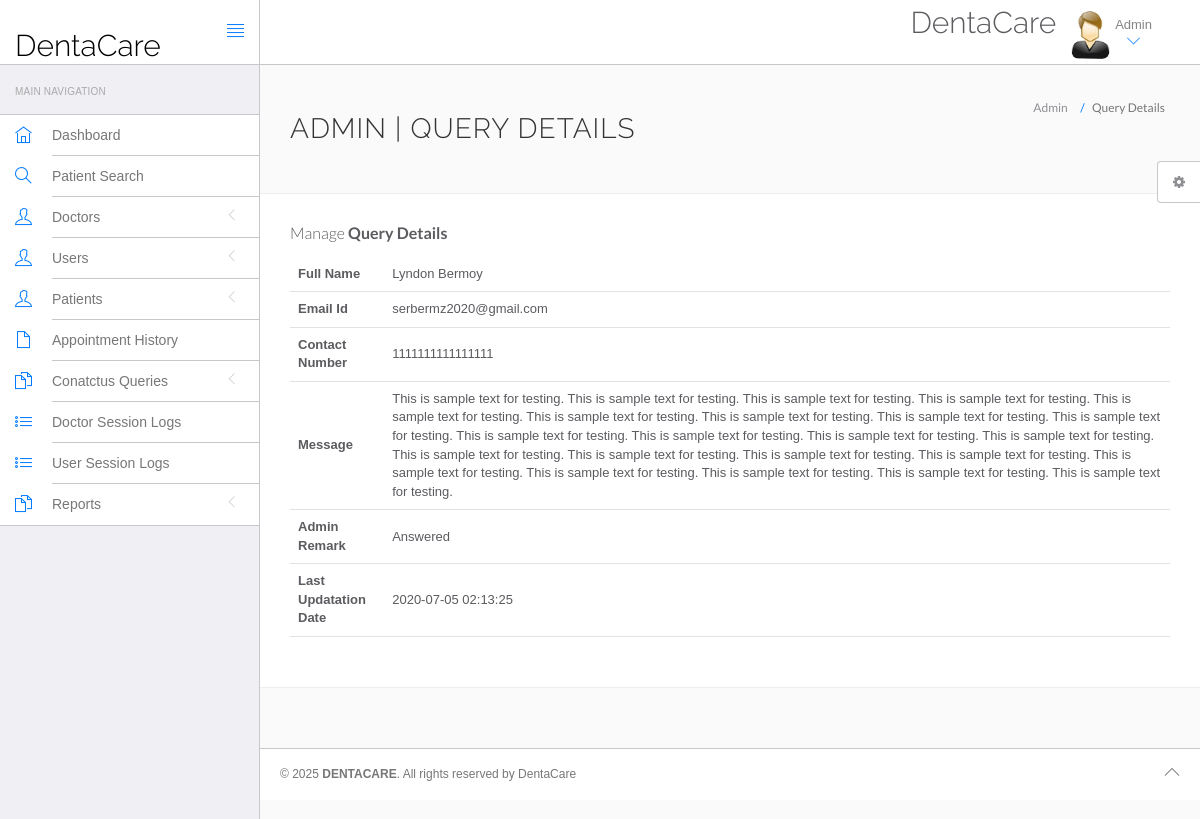
The app's page /hms/admin/query-details.php?id=2 (signed in), older data.
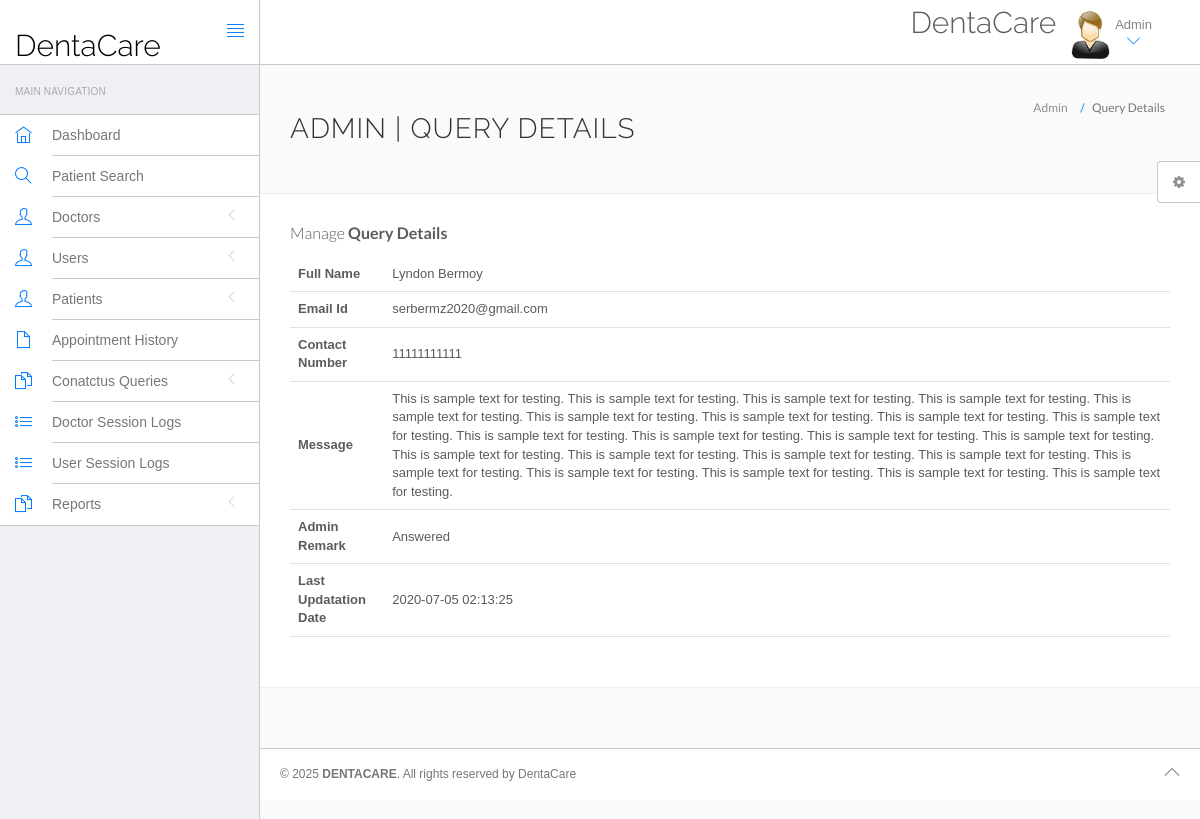
The same page, newer data.
### tables this page shows
CREATE TABLE `tblcontactus` (
  `id` int(11) NOT NULL,
  `fullname` varchar(255) DEFAULT NULL,
  `email` varchar(255) DEFAULT NULL,
  `contactno` varchar(11) DEFAULT NULL,
  `message` mediumtext DEFAULT NULL,
  `PostingDate` timestamp NULL DEFAULT current_timestamp(),
  `AdminRemark` mediumtext DEFAULT NULL,
  `LastupdationDate` timestamp NULL DEFAULT NULL ON UPDATE current_timestamp(),
  `IsRead` int(11) DEFAULT NULL
);

### hms/admin/query-details.php (the view, shortened to what the changed rows need)
<?php
include('include/config.php');
?>
<!DOCTYPE html>
<html lang="en">
<head>
    <link rel="stylesheet" href="vendor/bootstrap/css/bootstrap.min.css">
    <link rel="stylesheet" href="vendor/fontawesome/css/font-awesome.min.css">
    <link rel="stylesheet" href="vendor/themify-icons/themify-icons.min.css">
    <link href="vendor/animate.css/animate.min.css" rel="stylesheet" media="screen">
    <link href="vendor/perfect-scrollbar/perfect-scrollbar.min.css" rel="stylesheet" media="screen">
    <link href="vendor/switchery/switchery.min.css" rel="stylesheet" media="screen">
    <link href="vendor/bootstrap-touchspin/jquery.bootstrap-touchspin.min.css" rel="stylesheet" media="screen">
    <link href="vendor/select2/select2.min.css" rel="stylesheet" media="screen">
    <link href="vendor/bootstrap-datepicker/bootstrap-datepicker3.standalone.min.css" rel="stylesheet" media="screen">
    <link href="vendor/bootstrap-timepicker/bootstrap-timepicker.min.css" rel="stylesheet" media="screen">
    <link rel="stylesheet" href="assets/css/styles.css">
    <link rel="stylesheet" href="assets/css/plugins.css">
    <link rel="stylesheet" href="assets/css/themes/theme-1.css" id="skin_color" />
    <link rel="stylesheet" href="https://cdn.jsdelivr.net/npm/sweetalert2@11/dist/sweetalert2.min.css">
</head>
<body>
    <div id="app">    <?php include('include/footer.php');?>
    <div class="app-content">
        <?php include('include/header.php');?>
        <div class="main-content" >
            <div class="wrap-content container" id="container">
                <section id="page-title">
                    <div class="row">
                        <div class="col-sm-8">
                            <h1 class="mainTitle">Admin | Query Details</h1>
                        </div>
                    </div>
                </section>
                <div class="container-fluid container-fullw bg-white">
                    <div class="row">
                        <div class="col-md-12">
                            <table class="table table-hover" id="sample-table-1">
                                <tbody>
                                    <?php
                                    $qid = intval($_GET['id']);
                                    $sql = mysqli_query($con, "select * from tblcontactus where id='$qid'");
                                    while($row = mysqli_fetch_array($sql))
                                    {
                                    ?>
                                    <tr>
                                        <th>Full Name</th>
                                        <td><?php echo $row['fullname'];?></td>
                                    </tr>
                                    <tr>
                                        <th>Email Id</th>
                                        <td><?php echo $row['email'];?></td>
                                    </tr>
                                    <tr>
                                        <th>Contact Number</th>
                                        <td><?php echo $row['contactno'];?></td>
                                    </tr>
                                    <tr>
                                        <th>Message</th>
                                        <td><?php echo $row['message'];?></td>
                                    </tr>
                                    <?php if($row['AdminRemark'] == ""){?>
                                    <form name="query" method="post">
                                        <tr>
                                            <th>Admin Remark</th>
                                            <td><textarea name="adminremark" class="form-control" required="true"></textarea></td>
                                        </tr>
                                        <tr>
                                            <td>&nbsp;</td>
                                            <td>
                                                <button type="submit" class="btn btn-primary pull-left" name="update">
                                                    Update <i class="fa fa-arrow-circle-right"></i>
                                                </button>
                                            </td>
                                        </tr>
                                    </form>
                                    <?php } else {?>
                                    <tr>
                                        <th>Admin Remark</th>
                                        <td><?php echo $row['AdminRemark'];?></td>
                                    </tr>
                                    <tr>
                                        <th>Last Updatation Date</th>
                                        <td><?php echo $row['LastupdationDate'];?></td>
                                    </tr>
                                    <?php }} ?>
                                </tbody>
                            </table>
                        </div>
                    </div>
                </div>
            </div>
        </div>
    </div>
    </div>
</body>
</html>

Row changes from the older to the newer data that the page shows:
changed tblcontactus "Lyndon Bermoy": contactno "1111111111111111" → "11111111111"
